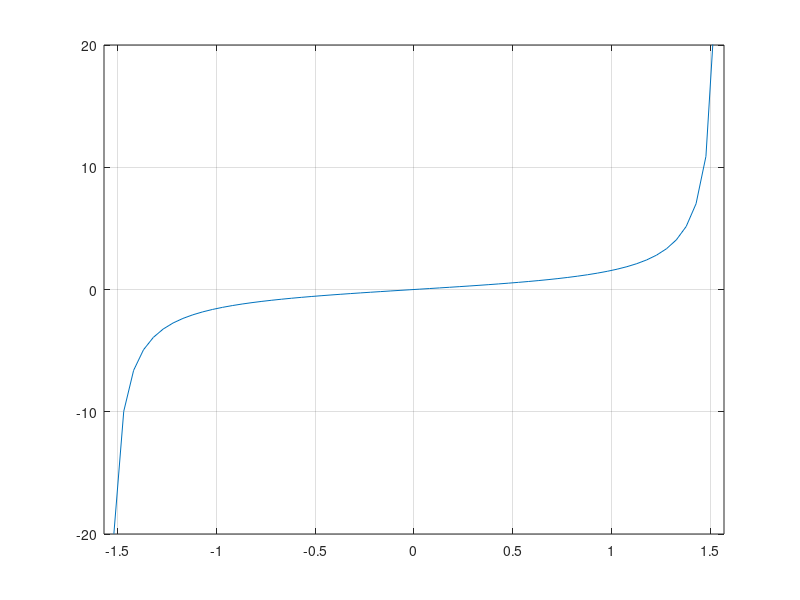

Write the MATLAB code that produced this figure.
x = pi / -2:0.05:pi / 2;
y = tan(x);
plot(x,y)
grid on % 绘图连续
axis([pi / -2,pi / 2,-20,20]) % 对坐标轴进行缩放操作